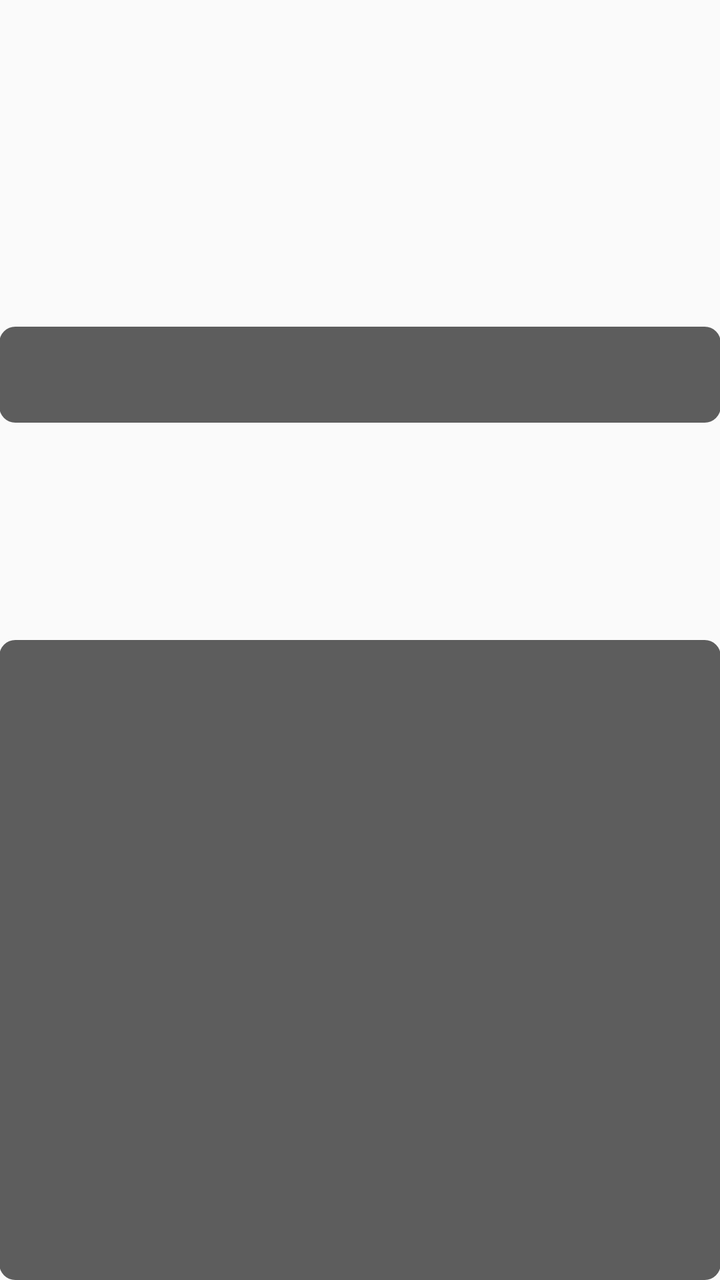
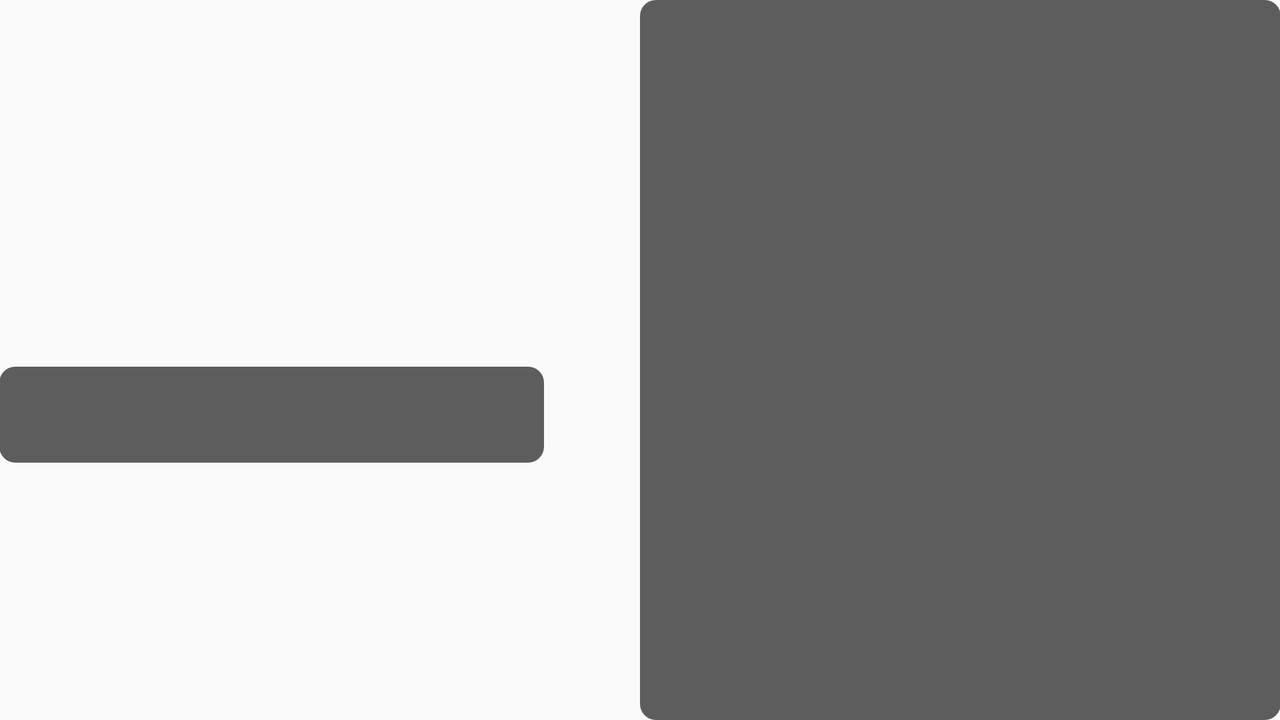

An Android layout and its configuration variant, each rendered on a device that would load it. The default file and the variant file are quoted in full after the pictures.
<!-- AndroidManifest.xml: application theme AppTheme -->
<!-- res/layout/view_guard.xml -->
<?xml version="1.0" encoding="utf-8"?>
<LinearLayout xmlns:android="http://schemas.android.com/apk/res/android"
	android:orientation="vertical"
	android:paddingLeft="@dimen/activity_horizontal_margin"
	android:paddingTop="@dimen/activity_vertical_margin"
	android:paddingRight="@dimen/activity_horizontal_margin"
	android:paddingBottom="@dimen/activity_vertical_margin"
	android:focusable="true"
	android:focusableInTouchMode="true"
	android:layout_width="match_parent"
	android:layout_height="match_parent">
	<TextView
		android:id="@+id/name"
		android:textAppearance="?android:textAppearanceLarge"
		android:drawablePadding="@dimen/abc_button_padding_horizontal_material"
		android:gravity="center_vertical"
		android:lines="2"
		android:layout_width="match_parent"
		android:layout_height="wrap_content"/>
	<FrameLayout
		android:layout_weight="1"
		android:layout_width="match_parent"
		android:layout_height="wrap_content">
		<TextView
			android:id="@+id/pass"
			android:background="@drawable/background"
			android:inputType="textPassword"
			android:textAppearance="?android:textAppearanceMedium"
			android:gravity="center"
			android:layout_gravity="center"
			android:layout_width="match_parent"
			android:layout_height="@android:dimen/app_icon_size"/>
	</FrameLayout>
	<FrameLayout
		android:id="@+id/pad"
		android:background="@drawable/background"
		android:paddingLeft="@android:dimen/app_icon_size"
		android:paddingTop="@android:dimen/app_icon_size"
		android:paddingRight="@android:dimen/app_icon_size"
		android:paddingBottom="@android:dimen/app_icon_size"
		android:layout_width="match_parent"
		android:layout_height="320dp"/>
</LinearLayout>
<!-- resources referenced by this layout -->
<resources>
  <!-- drawable background (drawable) -->
  <?xml version="1.0" encoding="utf-8"?>
  <shape xmlns:android="http://schemas.android.com/apk/res/android">
  	<corners android:radius="8dp"/>
  	<solid android:color="#a0000000"/>
  </shape>
  <style name="AppTheme" parent="Theme.AppCompat.Light">
  		<item name="android:textColor">@android:color/black</item>
  	</style>
</resources>
<!-- res/layout-land/view_guard.xml (the repository's variant of the layout above) -->
<!-- drawn on the phone turned sideways -->
<?xml version="1.0" encoding="utf-8"?>
<LinearLayout xmlns:android="http://schemas.android.com/apk/res/android"
	android:orientation="horizontal"
	android:paddingLeft="@dimen/activity_horizontal_margin"
	android:paddingTop="@dimen/activity_vertical_margin"
	android:paddingRight="@dimen/activity_horizontal_margin"
	android:paddingBottom="@dimen/activity_vertical_margin"
	android:focusable="true"
	android:focusableInTouchMode="true"
	android:layout_width="match_parent"
	android:layout_height="match_parent">
	<LinearLayout
		android:orientation="vertical"
		android:paddingRight="@android:dimen/app_icon_size"
		android:layout_weight="1"
		android:layout_width="0dp"
		android:layout_height="match_parent">
		<TextView
			android:id="@+id/name"
			android:textAppearance="?android:textAppearanceLarge"
			android:drawablePadding="@dimen/abc_button_padding_horizontal_material"
			android:gravity="center_vertical"
			android:lines="2"
			android:layout_width="match_parent"
			android:layout_height="wrap_content"/>
		<FrameLayout
			android:layout_weight="1"
			android:layout_width="match_parent"
			android:layout_height="wrap_content">
			<TextView
				android:id="@+id/pass"
				android:background="@drawable/background"
				android:inputType="textPassword"
				android:textAppearance="?android:textAppearanceMedium"
				android:gravity="center"
				android:layout_gravity="center"
				android:layout_width="match_parent"
				android:layout_height="@android:dimen/app_icon_size"/>
		</FrameLayout>
	</LinearLayout>
	<FrameLayout
		android:id="@+id/pad"
		android:background="@drawable/background"
		android:paddingTop="@android:dimen/app_icon_size"
		android:paddingBottom="@android:dimen/app_icon_size"
		android:layout_weight="1"
		android:layout_width="0dp"
		android:layout_height="match_parent"/>
</LinearLayout>
